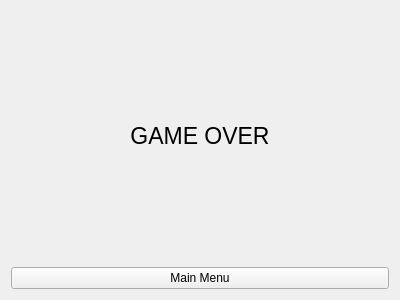
<?xml version="1.0" encoding="UTF-8"?>
<ui version="4.0">
 <class>GameOver</class>
 <widget class="QWidget" name="GameOver">
  <property name="geometry">
   <rect>
    <x>0</x>
    <y>0</y>
    <width>400</width>
    <height>300</height>
   </rect>
  </property>
  <property name="windowTitle">
   <string>Game Over</string>
  </property>
  <layout class="QGridLayout" name="gridLayout_2">
   <item row="0" column="0">
    <layout class="QGridLayout" name="gridLayout">
     <item row="0" column="0">
      <widget class="QLabel" name="label">
       <property name="font">
        <font>
         <pointsize>17</pointsize>
        </font>
       </property>
       <property name="text">
        <string>GAME OVER</string>
       </property>
       <property name="alignment">
        <set>Qt::AlignCenter</set>
       </property>
      </widget>
     </item>
     <item row="1" column="0">
      <widget class="QPushButton" name="pushButton">
       <property name="text">
        <string>Main Menu</string>
       </property>
      </widget>
     </item>
    </layout>
   </item>
  </layout>
 </widget>
 <resources/>
 <connections/>
</ui>
